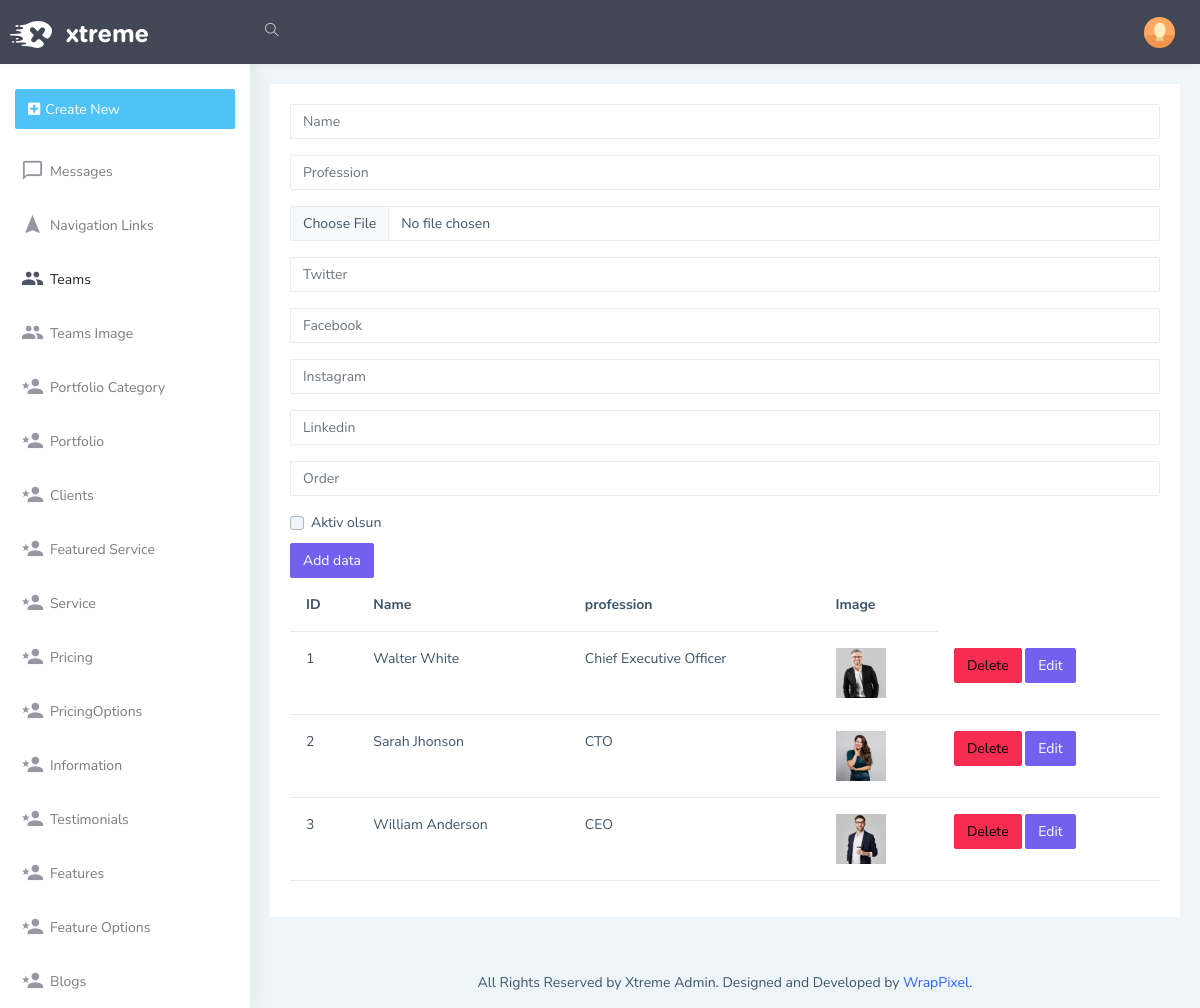
The page /admin/teams on the database as committed earlier.
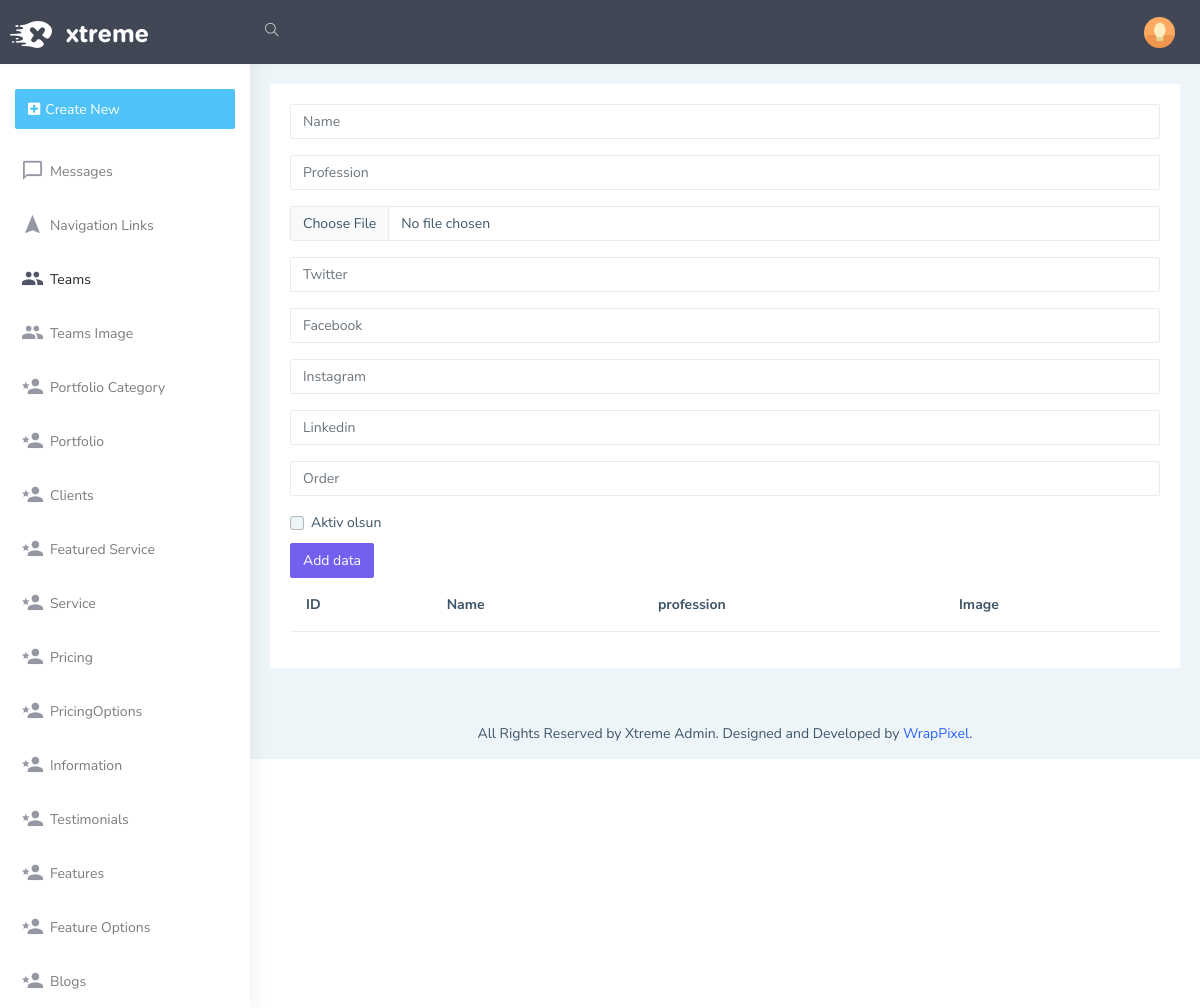
The same page on the database as committed later.
### models.py (models this page shows)
class Teams(db.Model):
    Id=db.Column(db.Integer, primary_key=True, autoincrement=True)
    Name=db.Column(db.String(50))
    Profession=db.Column(db.String(50))
    Image=db.Column(db.String(100))
    TwitterAdress=db.Column(db.String(50))
    FacebookAdress=db.Column(db.String(50))
    InstagramAdress=db.Column(db.String(50))
    LinkedinAdress=db.Column(db.String(50))
    Order=db.Column(db.Integer)
    IsActive=db.Column(db.Boolean)
    images=db.relationship('TeamImages', backref='team_images', lazy=True)

### admin/routes.py (the view)
@admin_bp.route('/teams', methods=['GET','POST'])
def teams():
    teamsform=TeamsForm()
    teams=Teams.query.all()
    return render_template('admin/teams/teams.html', teamsform=teamsform, teams=teams)

### admin/forms.py
class TeamsForm(FlaskForm):
    name=StringField('name')
    profession=StringField('profession')
    image=FileField('image')
    twitter=StringField('twitter')
    facebook=StringField('facebook')
    instagram=StringField('instagram')
    linkedin=StringField('linkedin')
    order=IntegerField('order')
    isactive=BooleanField('isacctive')
    submit=SubmitField('Add data')

### admin/templates/admin/teams/teams.html
{% extends 'admin/layout.html' %}
{% block body %}
<form action="/admin/teams/add" method="POST" enctype="multipart/form-data">
    <div class="mb-3">
      {{teamsform.name(class="form-control", id="exampleFormControlInput1", placeholder="Name")}}
    </div>
    <div class="mb-3">
      {{teamsform.profession(class="form-control", id="exampleFormControlInput1", placeholder="Profession")}}
    </div>
    <div class="mb-3">
      {{teamsform.image(class="form-control", id="exampleFormControlInput1", placeholder="Image")}}
    </div>
    <div class="mb-3">
        {{teamsform.twitter(class="form-control", id="exampleFormControlInput1", placeholder="Twitter")}}
      </div>
      <div class="mb-3">
        {{teamsform.facebook(class="form-control", id="exampleFormControlInput1", placeholder="Facebook")}}
      </div>
      <div class="mb-3">
        {{teamsform.instagram(class="form-control", id="exampleFormControlInput1", placeholder="Instagram")}}
      </div>
      <div class="mb-3">
        {{teamsform.linkedin(class="form-control", id="exampleFormControlInput1", placeholder="Linkedin")}}
      </div>
      <div class="mb-3">
        {{teamsform.order(class="form-control", id="exampleFormControlInput1", placeholder="Order")}}
      </div>
    <div class="form-check">
      {{teamsform.isactive(class="form-check-input", type="checkbox", id="flexCheckDefault")}}
      <label class="form-check-label" for="flexCheckDefault">
        Aktiv olsun
      </label>
    </div>
    {{teamsform.submit(class='btn btn-primary')}}
</form>
<table class="table">
  <thead>
    <tr>
      <th scope="col">ID</th>
      <th scope="col">Name</th>
      <th scope="col">profession</th>
      <th scope="col">Image</th>
    </tr>
  </thead>
  <tbody>
      {% for team in teams %}
    <tr>
      <td>{{team.Id}}</td>
      <td>{{team.Name}}</td>
      <td>{{team.Profession}}</td>
      <td><img src="/static/uploads/{{team.Image}}" alt="" style="width: 50px; height: 50px; object-fit:cover;"></td>
      <td>
          <a href="/admin/teams/delete/{{team.Id}}" class="btn btn-danger">Delete</a>
          <a href="/admin/teams/edit/{{team.Id}}" class="btn btn-primary">Edit</a>
      </td>
    </tr>
    {% endfor %}
  </tbody>
</table>
{% endblock %}

### admin/templates/admin/layout.html (shortened to what this page needs)
<!DOCTYPE html>
<html dir="ltr" lang="en">
<head>
    <link href="{{url_for('admin.static', filename='dist/css/style.min.css')}}" rel="stylesheet">
</head>
<body>
    <div id="main-wrapper" data-layout="vertical" data-navbarbg="skin5" data-sidebartype="full"
        data-sidebar-position="absolute" data-header-position="absolute" data-boxed-layout="full">
        <header class="topbar" data-navbarbg="skin5">
            <nav class="navbar top-navbar navbar-expand-md navbar-dark">
                <div class="navbar-header" data-logobg="skin5">
                    <a class="navbar-brand" href="index.html">
                        <b class="logo-icon">
                            <img src="{{url_for('admin.static', filename='assets/images/logo-light-icon.png')}}" alt="homepage" class="light-logo" />
                        </b>
                        <span class="logo-text">
                            <img src="{{url_for('admin.static', filename='assets/images/logo-light-text.png')}}" class="light-logo" alt="homepage" />
                        </span>
                    </a>
                </div>
                <div class="navbar-collapse collapse" id="navbarSupportedContent" data-navbarbg="skin5">
                    <ul class="navbar-nav float-start me-auto">
                        <li class="nav-item search-box"> <a class="nav-link waves-effect waves-dark"
                                href="javascript:void(0)"><i class="ti-search"></i></a>
                        </li>
                    </ul>
                    <ul class="navbar-nav float-end">
                        <li class="nav-item dropdown">
                            <a class="nav-link dropdown-toggle text-muted waves-effect waves-dark pro-pic" href="#" id="navbarDropdown" role="button" data-bs-toggle="dropdown" aria-expanded="false">
                                <img src="./admin/static/assets/images/users/1.jpg" alt="user" class="rounded-circle" width="31">
                            </a>
                        </li>
                    </ul>
                </div>
            </nav>
        </header>
        <aside class="left-sidebar" data-sidebarbg="skin6">
            <div class="scroll-sidebar">
                {% include 'admin/navbar.html'   %}
            </div>
        </aside>
        <div class="page-wrapper">
            <div class="container-fluid">
                <div class="row">
                    <div class="col-12">
                        <div class="card">
                            <div class="card-body">
                                {% block body %}
                                {% endblock %}
                            </div>
                        </div>
                    </div>
                </div>
            </div>
            <footer class="footer text-center">
                All Rights Reserved by Xtreme Admin. Designed and Developed by <a
                    href="https://www.wrappixel.com">WrapPixel</a>.
            </footer>
        </div>
    </div>
</body>
</html>

### admin/templates/admin/navbar.html
<nav class="sidebar-nav">
    <ul id="sidebarnav">
        <li class="p-15 m-t-10"><a href="javascript:void(0)"
                class="btn d-block w-100 create-btn text-white no-block d-flex align-items-center"><i
                    class="fa fa-plus-square"></i> <span class="hide-menu m-l-5">Create New</span> </a>
        </li>
        <li class="sidebar-item"> <a class="sidebar-link waves-effect waves-dark sidebar-link"
                href="/admin/messages" aria-expanded="false"><i class="mdi mdi-message-outline"></i><span
                    class="hide-menu">Messages</span></a></li>
        <li class="sidebar-item"> <a class="sidebar-link waves-effect waves-dark sidebar-link"
                href="/admin/navlinks" aria-expanded="false"><i class="mdi mdi-navigation"></i><span
                    class="hide-menu">Navigation Links</span></a></li>
        <li class="sidebar-item"> <a class="sidebar-link waves-effect waves-dark sidebar-link"
                href="/admin/teams" aria-expanded="false"><i class="mdi mdi-account-multiple"></i><span
                    class="hide-menu">Teams</span></a></li>
        <li class="sidebar-item"> <a class="sidebar-link waves-effect waves-dark sidebar-link"
                href="/admin/teamsimage" aria-expanded="false"><i class="mdi mdi-account-multiple"></i><span
                    class="hide-menu">Teams Image</span></a></li>
        <li class="sidebar-item"> <a class="sidebar-link waves-effect waves-dark sidebar-link"
                href="/admin/portfoliocategory" aria-expanded="false"><i class="mdi mdi-account-star"></i><span
                    class="hide-menu">Portfolio Category</span></a></li>
        <li class="sidebar-item"> <a class="sidebar-link waves-effect waves-dark sidebar-link"
                href="/admin/portfolio" aria-expanded="false"><i class="mdi mdi-account-star"></i><span
                    class="hide-menu">Portfolio</span></a></li>
        <li class="sidebar-item"> <a class="sidebar-link waves-effect waves-dark sidebar-link"
                href="/admin/clients" aria-expanded="false"><i class="mdi mdi-account-star"></i><span
                    class="hide-menu">Clients</span></a></li>
        <li class="sidebar-item"> <a class="sidebar-link waves-effect waves-dark sidebar-link"
                href="/admin/featuredservice" aria-expanded="false"><i class="mdi mdi-account-star"></i><span
                    class="hide-menu">Featured Service</span></a></li>
        <li class="sidebar-item"> <a class="sidebar-link waves-effect waves-dark sidebar-link"
                href="/admin/service" aria-expanded="false"><i class="mdi mdi-account-star"></i><span
                    class="hide-menu">Service</span></a></li>
        <li class="sidebar-item"> <a class="sidebar-link waves-effect waves-dark sidebar-link"
                href="/admin/pricing" aria-expanded="false"><i class="mdi mdi-account-star"></i><span
                    class="hide-menu">Pricing</span></a></li>
        <li class="sidebar-item"> <a class="sidebar-link waves-effect waves-dark sidebar-link"
                href="/admin/pricingoption" aria-expanded="false"><i class="mdi mdi-account-star"></i><span
                    class="hide-menu">PricingOptions</span></a></li>
        <li class="sidebar-item"> <a class="sidebar-link waves-effect waves-dark sidebar-link"
                href="/admin/information" aria-expanded="false"><i class="mdi mdi-account-star"></i><span
                    class="hide-menu">Information</span></a></li>
        <li class="sidebar-item"> <a class="sidebar-link waves-effect waves-dark sidebar-link"
                href="/admin/testimonials" aria-expanded="false"><i class="mdi mdi-account-star"></i><span
                    class="hide-menu">Testimonials</span></a></li>
        <li class="sidebar-item"> <a class="sidebar-link waves-effect waves-dark sidebar-link"
                href="/admin/features" aria-expanded="false"><i class="mdi mdi-account-star"></i><span
                    class="hide-menu">Features</span></a></li>
        <li class="sidebar-item"> <a class="sidebar-link waves-effect waves-dark sidebar-link"
                href="/admin/featureoptions" aria-expanded="false"><i class="mdi mdi-account-star"></i><span
                    class="hide-menu">Feature Options</span></a></li>
        <li class="sidebar-item"> <a class="sidebar-link waves-effect waves-dark sidebar-link"
                href="/admin/blog" aria-expanded="false"><i class="mdi mdi-account-star"></i><span
                    class="hide-menu">Blogs</span></a></li>
    </ul>
</nav>

Rows that differ between the two databases and show on the page:
removed Teams: Id "1", Name "Walter White", Profession "Chief Executive Officer", Image (picture)
removed Teams: Id "2", Name "Sarah Jhonson", Profession "CTO", Image (picture)
removed Teams: Id "3", Name "William Anderson", Profession "CEO", Image (picture)
